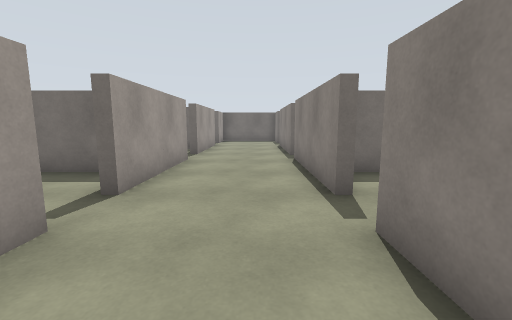
view 1 (above)

18 first-person views from a walk through a robot-simulator world made for Gazebo. The camera is 1.2 m above the floor, tilts 8° down and sees 90° across. The floor is counted in squares, 1 m on a side. Each view is taken from the middle of a square. On the plan, view 1 faces up. The plan holds only what a view shows up to about 12 squares ahead; the rest is blank. The place goes on beyond the plan. The robots in the file are not drawn.

view 2
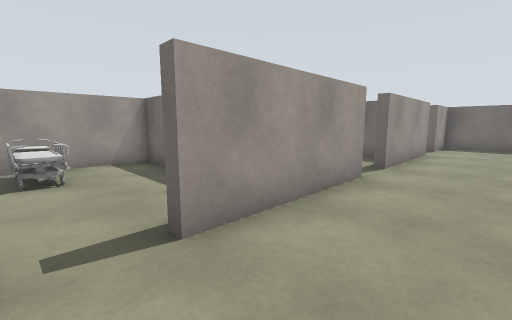

view 3
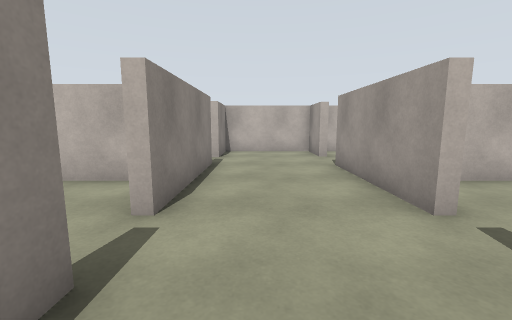

view 4
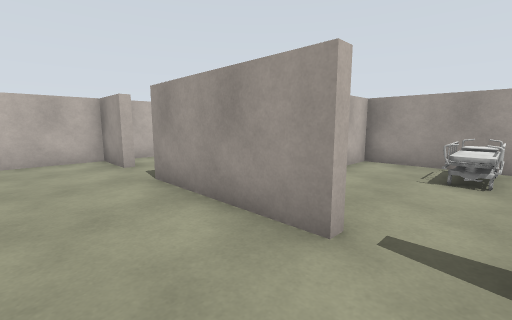

view 5
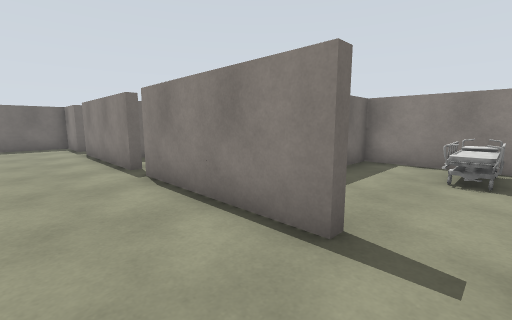

view 6
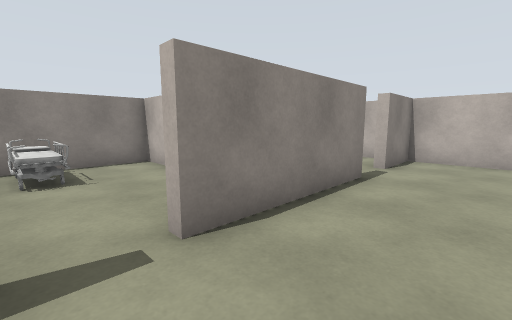

view 7
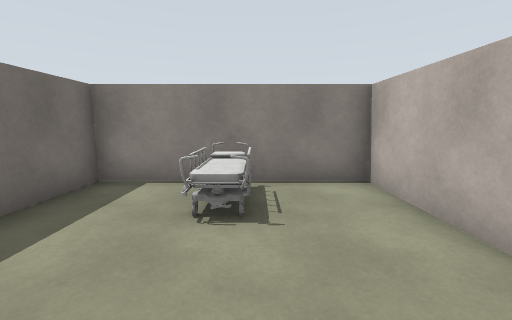

view 8
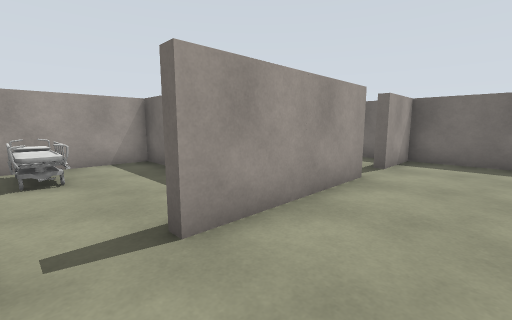

view 9
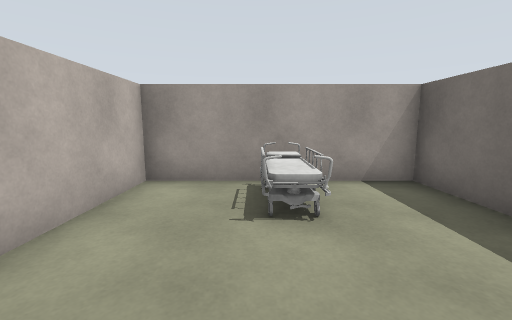

view 10
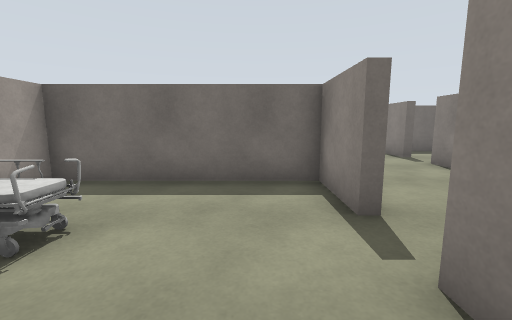

view 11
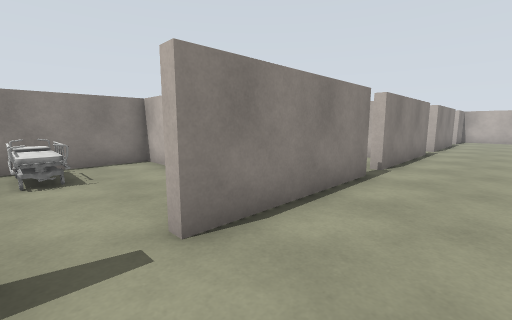

view 12
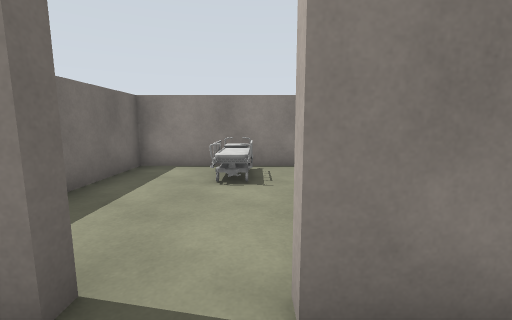

view 13
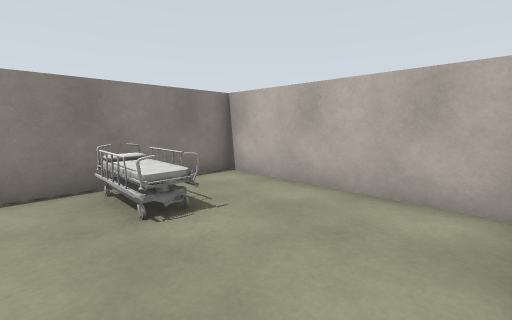

view 14
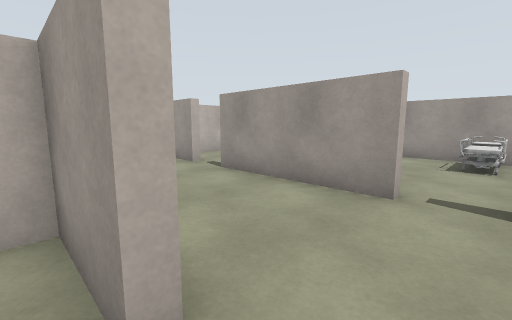

view 15
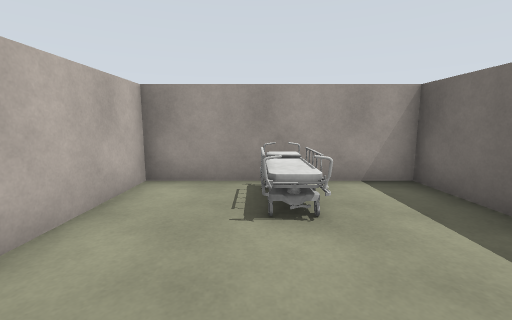

view 16
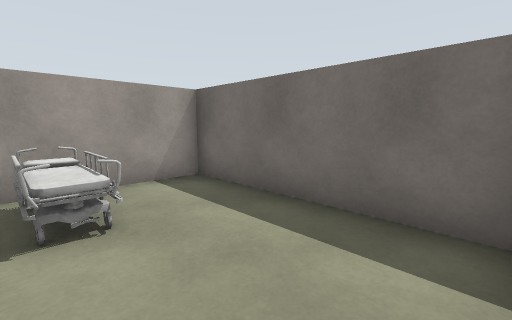

view 17
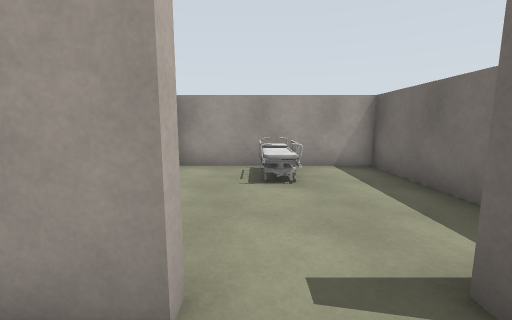

view 18
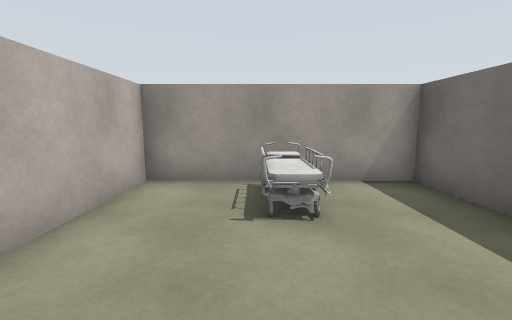

### Floor plan
Points are (right, up) in squares from view 1. A wall is a line through its corners. A room is listed if a view was taken in it or the views show most of it. See-through windows are left out.
Room 1 (views 1, 2, 3, 4, 5, 6, 8, 11, 12, 17)
walls: (-2.6, 8.8) (-2.3, 8.8) (-2.3, 4.2); (1.8, 4.2) (1.3, 4.2) (1.3, 9); (-2.8, 2.7) (-2.3, 2.7) (-2.3, -1.5); (1.3, 10) (1.3, 14.8); (1.3, -1.9) (1.3, 2.7); (-2.8, 14.8) (-2.3, 14.8) (-2.3, 10.3); (-2.8, -3.5) (-2.3, -3.5) (-2.3, -5.3) (1.3, -5.3) (1.3, -3.3); (1.8, 16.2) (1.3, 16.2) (1.3, 17.9); (0.9, 18.4) (-2.3, 18.4) (-2.3, 16.2)
ways out: opening at (1, 3.5) to room 2; opening at (-3, 9.5) to room 3; opening at (1, 15.5) to room 4; opening at (-3, 15.5) to room 5; opening at (-3, -2.5) to room 6; opening at (-3, 3.5) to room 7; opening at (1, -2.5)
Room 2 (view 7)
walls: (1.3, 2.7) (1.8, 2.7); (2.6, 0.6) (7.3, 0.6) (7.3, 2.4); (3.1, 6.3) (2.4, 6.3); (7.3, 4.6) (7.3, 6.3) (5.1, 6.3)
ways out: opening at (1, 3.5) to room 1
objects: bed (5, 3) to (7, 4)
Room 3 (views 9, 10)
walls: (-8.3, 8.4) (-8.3, 6.7) (-4, 6.7); (-2.6, 8.1) (-2.6, 8.8); (-2.3, 10.3) (-2.6, 10.3) (-2.6, 12.4) (-8.3, 12.4) (-8.3, 10.6)
ways out: opening at (-3, 9.5) to room 1
objects: bed (-8, 9) to (-6, 10)
Room 4 (views 13, 14)
walls: (1.3, 14.8) (1.6, 14.8) (1.6, 12.6) (7.3, 12.6) (7.3, 14.4); (7.3, 16.6) (7.3, 18.4) (2.9, 18.4)
ways out: opening at (1, 15.5) to room 1
objects: bed (5, 15) to (7, 16)
Room 5 (views 15, 16)
walls: (-8.3, 14.4) (-8.3, 12.6) (-5.1, 12.6); (-2.3, 16.2) (-2.8, 16.2); (-2.9, 18.4) (-8.3, 18.4) (-8.3, 16.6)
ways out: opening at (-3, 15.5) to room 1
objects: bed (-8, 15) to (-6, 16)
Room 6 (view 18)
walls: (-8.3, -3.6) (-8.3, -5.3) (-3.1, -5.3); (-4.6, 0.4) (-8.3, 0.4) (-8.3, -1.4)
ways out: opening at (-3, -2.5) to room 1
objects: bed (-8, -3) to (-6, -2)
Room 7 (no view inside)
walls: (-8.3, 2.4) (-8.3, 0.6) (-7, 0.6); (-5.5, 0.6) (-4.2, 0.6); (-7, 6.3) (-8.3, 6.3) (-8.3, 4.6); (-2.3, 4.2) (-2.8, 4.2); (-3.9, 6.3) (-5.5, 6.3)
ways out: opening at (-3, 3.5) to room 1
objects: bed (-8, 3) to (-6, 4)

Where each view was taken, in squares from view 1:
view 1: 0 up, 0 right, facing up
view 2: 3 up, 0 right, facing up-left
view 3: 6 up, 0 right, facing down
view 4: 4 up, 0 right, facing down-left
view 5: 3 up, 1 left, facing up-right
view 6: 4 up, 1 left, facing down-right
view 7: 3 up, 2 right, facing right
view 8: 9 up, 0 right, facing up-left
view 9: 9 up, 3 left, facing left
view 10: 7 up, 4 left, facing up
view 11: 16 up, 1 left, facing down-right
view 12: 15 up, 0 right, facing right
view 13: 17 up, 2 right, facing down-right
view 14: 16 up, 2 right, facing down-left
view 15: 15 up, 3 left, facing left
view 16: 15 up, 3 left, facing up-left
view 17: 3 down, 1 left, facing left
view 18: 3 down, 3 left, facing left
